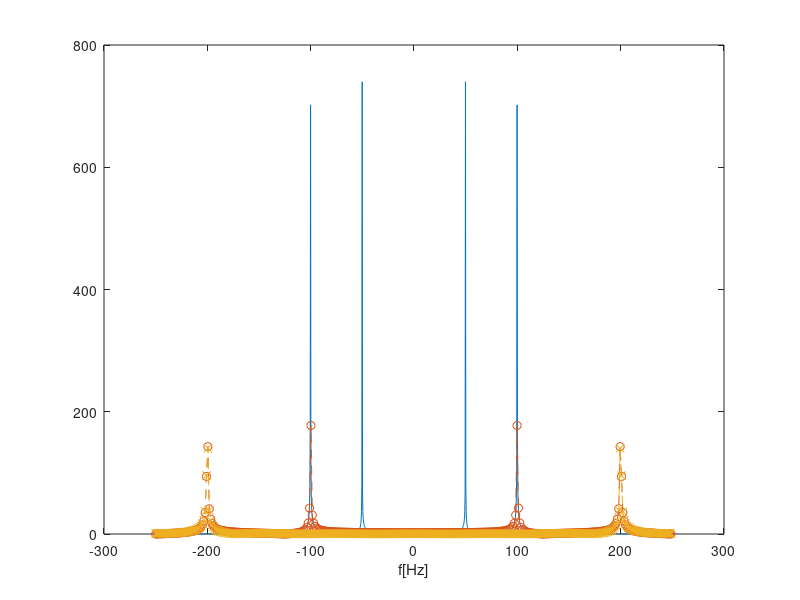

The MATLAB source for this figure:
close all
clearvars
clc

F_s = 500;
d = 3;
f1 = 50;
f2 = 100;
n = 0:1/F_s:d;
M = 4;

x = cos(2*pi*f1*n) + cos(2*pi*f2*n);

x1 = x(1:M:end);
cutoff = 1 / M;  % it's 1/2M but matlab requires to multiply by 2 
h = fir1(63, cutoff);
x2 = filter(h, 1, x);  % and then downsample
x2 = x2(1:M:end);

X = fft(x);
N = length(X);
X1 = fft(x1);
X2 = fft(x2);

freq = 0:F_s/N:F_s*(N-1)/N;  % remember that Fs is not included in the period

N1 = length(X1);
freq1 = 0:F_s/N1:F_s*(N1-1)/N1; 
figure(1);
plot(freq - F_s / 2, fftshift(abs(X)));
hold on;
plot(freq1 - F_s / 2, fftshift(abs(X1)), '--o');
hold on;
plot(freq1 - F_s / 2, fftshift(abs(X2)), '--x');
xlabel('f[Hz]');